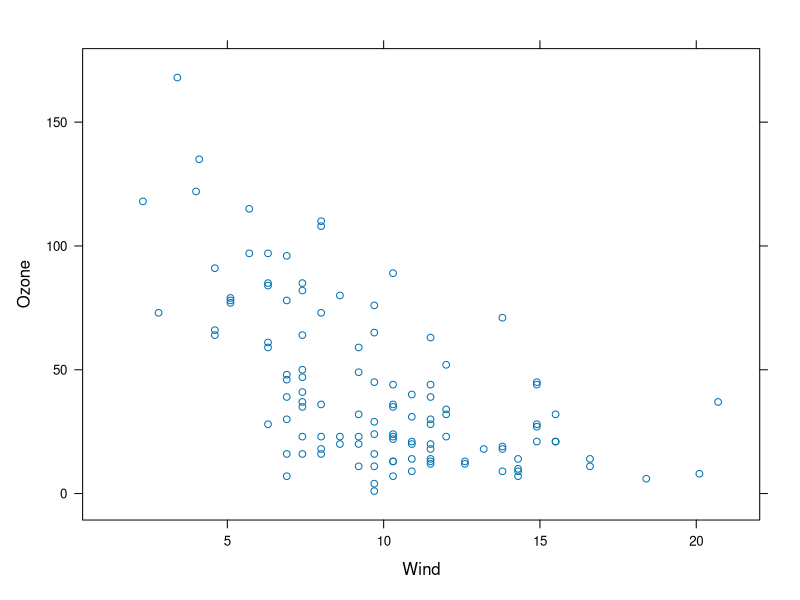
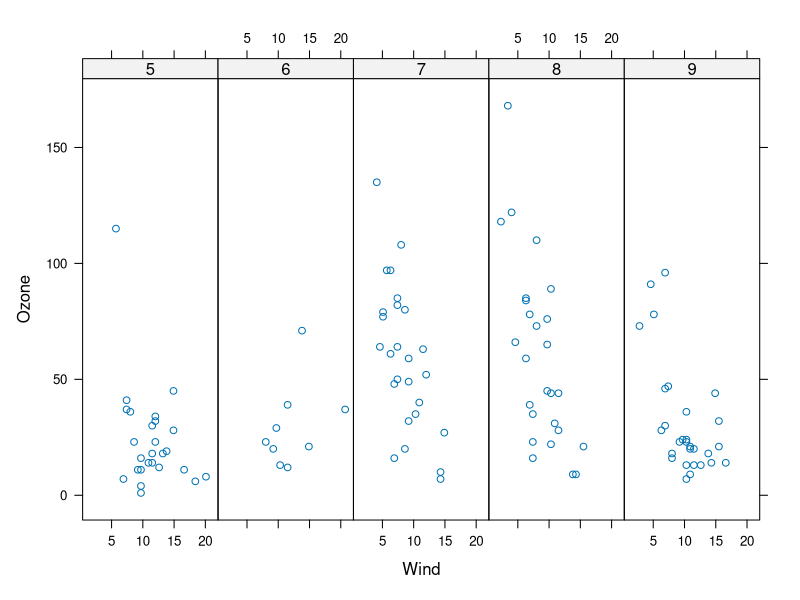
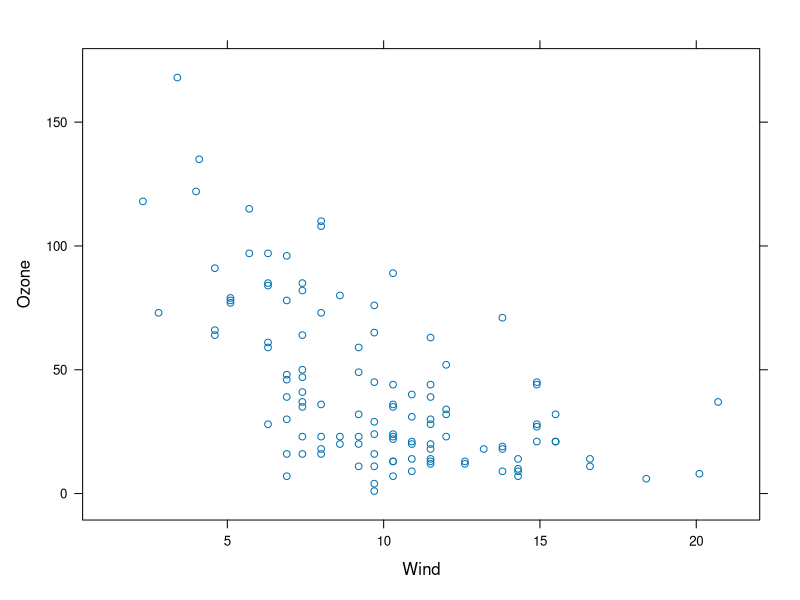
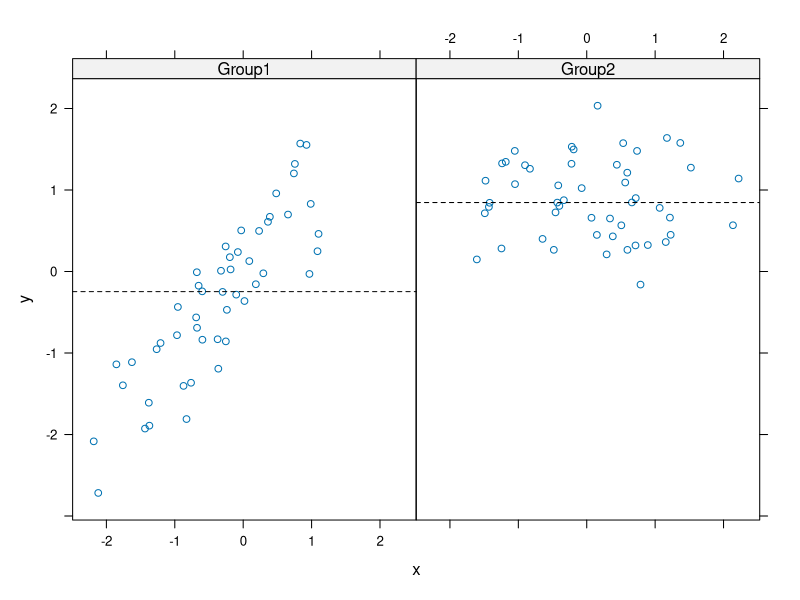
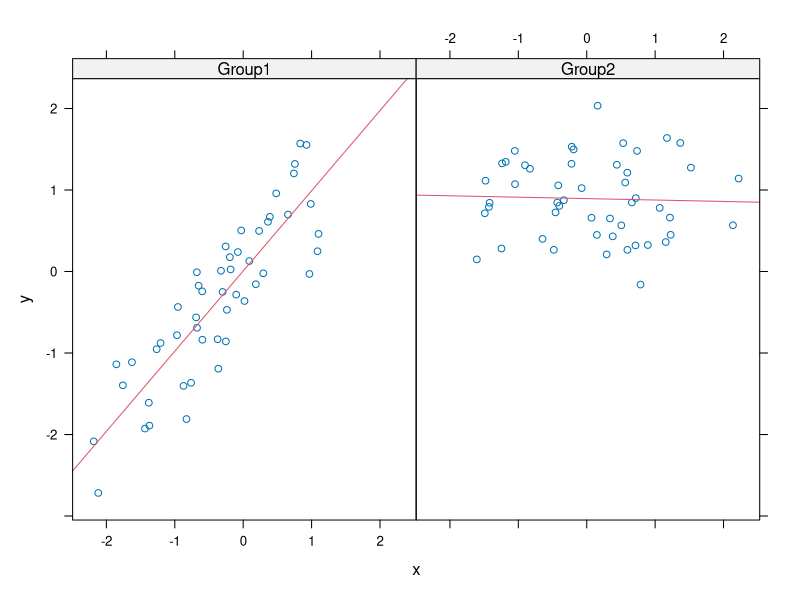
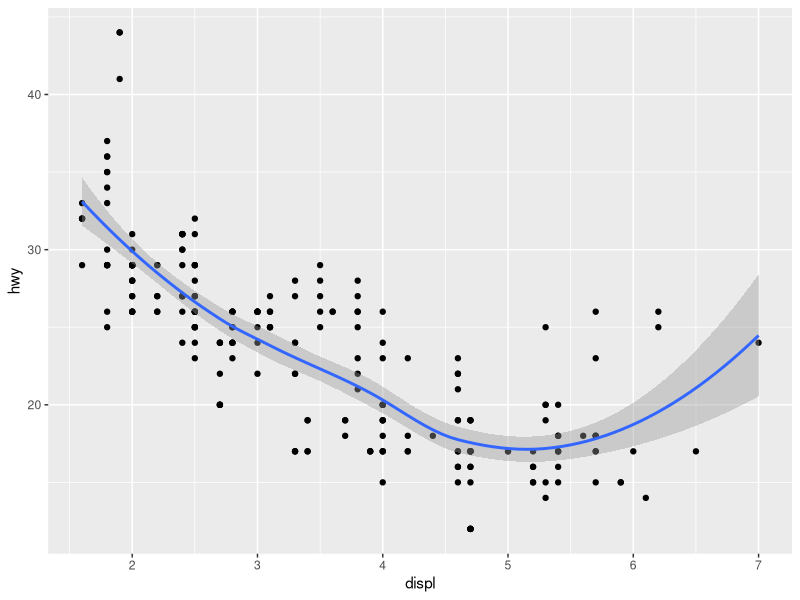
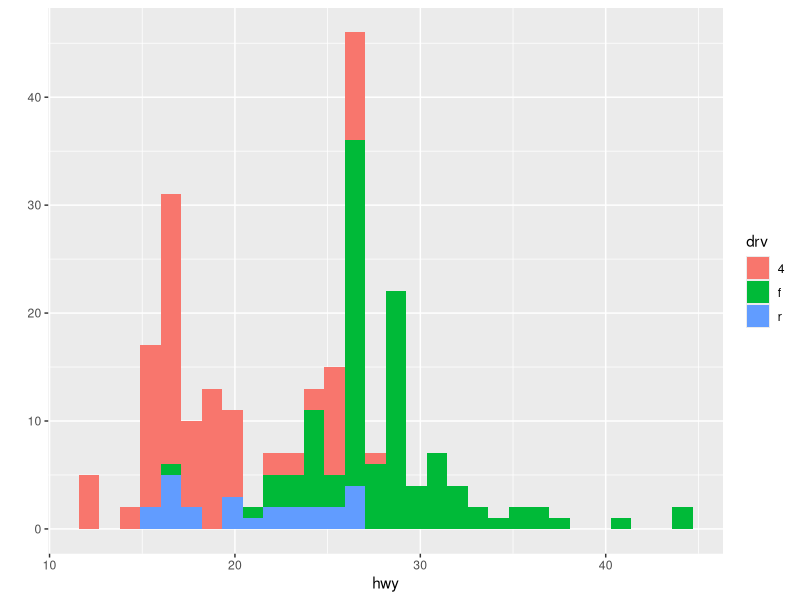
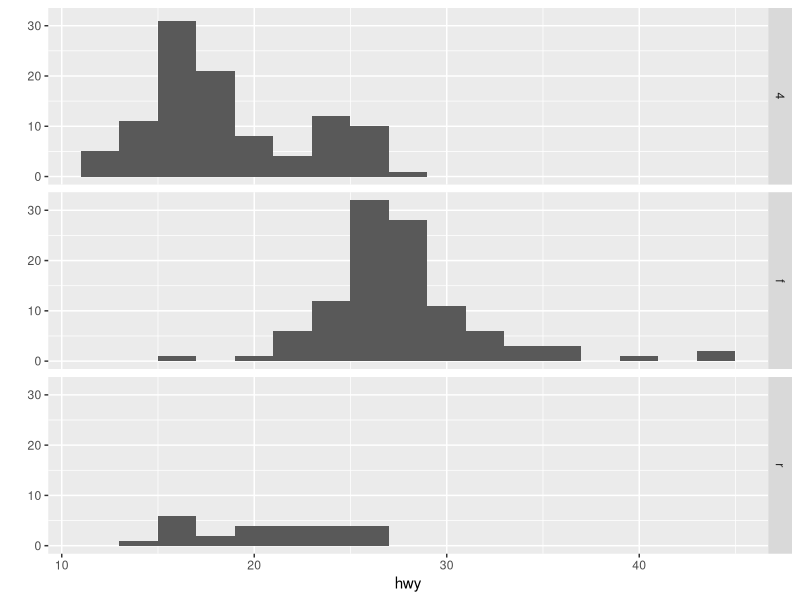

Recreate these plots in R, in order. (Note: this script raises an error after producing the figures.)
#Code for c4w2 Lectures

library(lattice); library(datasets);

 
## Basic lattice plotting---------------------------------
xyplot(Ozone ~ Wind, data=airquality);

## Convert 'Month' to a factor variable
airquality <- transform(airquality, Month = factor(Month));

# Use the conditioning var 'Month'
{
	# makes 5 scatter plots, 1 for each month in the set; months 5-9
	xyplot(Ozone ~ Wind | Month , data=airquality, layout = c(5,1));
	
	# if 'layout' arg is absent, lattice arranges best fit to window
	# following the order:
	# 8 9 
	# 5 6 7
}




## Lattice Functions-------------------------------------

# Create a 'Trellis' class plot object, then print it to a device.
# Many lattice PLOT functions perform both these steps (~ xyplot, bwplot, etc.) 

p <- xyplot(Ozone ~ Wind, data = airquality); ## Storing the plot = Nothing happens!
print(p); ## Plot appears




## Lattice Panel Functions-------------------------------

# Allow you to control/customize what happens in each panel

# Example: Use panel functions to show the median
{
	# 1) Create a 2-panel plot
	{
		set.seed(10); # seed for random number generator
		x <- rnorm(100); # create a normal distribution of 100 elements
		f <- rep(0:1, each=50); # a bimodal list, 50 zeroes and  50 ones
		y <- x + f - f*x + rnorm(100, sd=0.5); # create some fcn y(x)
		f <- factor(f, labels = c("Group1", "Group2")); # Convert f into factor Groups
		
		xyplot(y ~ x | f, layout = c(2,1)); # Plot the groups (G1 ~ linear, G2 ~ random)
	}
	
	# 2) Create a custom panel function to show the median
	showMedian = function(x, y, ...) {
		panel.xyplot(x, y, ...); ## First call the default panel fcn for 'xyplot' 
		panel.abline(h=median(y), lty=2); ## Draw a horizontal line (h) at the median
		# lty and other type args are often ignored by these fcns.
		# They're present to prevent parameter collisions that can happen.
	}
	
	# 3) Plot y(x), assigning our panel function to the 'panel' arg
	xyplot(y ~ x | f, panel=showMedian);
}

# Example: Use panel functions to show a regression line
{
	# Using the existing plot, define a new custom panel fcn
	showRegression <- function(x, y, ...) {
		panel.xyplot(x, y, ...); ## First call default panel function
		panel.lmline(x, y, col = 2); ## Overlay a simple linear regression line (lmline)
	}
	
	# send the function to the 'panel' arg
	xyplot(y ~ x | f, panel=showRegression);
}



## GGPlot qplot()-------------------------------

# qplot() is the basic plotting function (alias?)

# qplot(x, y = NULL, ..., data, facets = NULL, margins = FALSE,
#       geom = "auto", stat = list(NULL), position = list(NULL), xlim = c(NA,
#       NA), ylim = c(NA, NA), log = "", main = NULL, 
#	xlab = deparse(substitute(x)), ylab = deparse(substitute(y)), asp = NA)


# ggplot() is the core plotting function, and is typically used to construct a 
# plot incrementally, using the + operator to add layers to the existing ggplot 
# object. This is advantageous in that the code is explicit about which layers are 
# added and the order in which they are added. For complex graphics with multiple 
# layers, initialization with ggplot is recommended.

# ggplot(data = NULL, ...)

# Scatter plots:
{
	library(ggplot2);
	str(mpg);  # the mpg data set included with ggplot2
	
	# form: qplot(x_vector, y_vector, data = a_df )
	qplot(displ, hwy, data = mpg);
	
	# Now modify the aesthetics by
	qplot(displ, hwy, data = mpg, color = drv);
	
	# A statistic is a summary of the data, one type is a 'smoother' aka 
	# 'low S', or, in R, 'loess'
	# Add a smoother by
	qplot(displ, hwy, data = mpg, color = drv, geom = c("point", "smooth"));
	
	# Keeping the color factors (drv var) on creates 3 separate smoothing functions
	# To smooth the data as 1 series, omit the color binning.
	qplot(displ, hwy, data = mpg, geom = c("point", "smooth"));
	
	# In qplot(), geom="point" is implicit.  When we add the smoothing via the
	# geom arg, we must explicitly include the "point" attribute???
	# The blue line is the smoothing (best fit??) regression.
	# The gray region is the 95% confidence interval
		
}

# Histograms
{
	# Calling qplot with only 1 data series arg defaults to histogram
	# b/c: qplot(x, y = NULL, ...)
	
	# Plot the count of each hwy mpg value, fill the area corresponding to 
	# drv value of each measurement.
	qplot(hwy, data = mpg, fill = drv);	
	
}

# Facets - ggplot version of lattice panels
{
	# Facets (panels) default to a factor variable:
	qplot(displ, hwy, data = mpg, facets = .~drv); # drv has 3 levels
	# The facets args requires 'rows~cols', so '.~drv' shows 1 row & 3 cols;
	# 'drv~.' shows 3 rows & 1 col.
	
	# Try vertical facets with 'drv~.'
	qplot(hwy, data = mpg, facets = drv~., binwidth=2);
	
}


# GG Plot ggplot()-----------------------------

# ggplot takes arguments for 
# - the data frame
# - aesthetic mappings	color, size, etc
# - geoms			points, lines, shapes
# - facets		layouts for conditional plots
# - stats  		transforms like bins, quantiles, smoothing, etc
# - scales  		aesthetic mapping details, ex: male=red, female=blue
# - coordinate system

# Definition:
{
# 	Description: 	
# 	ggplot() initializes a ggplot object. It can be used to declare the 
# 	input data frame for a graphic and to specify the set of plot aesthetics
# 	intended to be common throughout all subsequent layers unless 
# 	specifically overridden.
# 	
# 	Usage: 	
# 	ggplot(data = NULL, ...)
# 	
# 	
# 	Arguments:
# 		data	default data set
# 		...	other arguments passed to specific methods
# 	
# 	Details: 	
# 	ggplot() is typically used to construct a plot incrementally, using 
# 	the + operator to add layers to the existing ggplot object. This is 
# 	advantageous in that the code is explicit about which layers are added 
# 	and the order in which they are added. For complex graphics with 
# 	multiple layers, initialization with ggplot is recommended.
# 	
# 	There are three common ways to invoke ggplot:
# 		ggplot(df, aes(x, y, <other aesthetics>))
# 		ggplot(df)
# 		ggplot()
	
}

# Usage:
{
	# Build up plot in layers
	
	# Saving a plot object to a var lets you call summary() on the plot:
	g <- ggplot(datafile, aes(xdata,ydata) );
	summary(g);
	# data: ...
	# mapping: x = xdata, y = ydata
	# faceting: facet_null() ## no facets yet
		
	print(g); # throws error; no layers yet!
	
	# Explicitly save the ggplot object 2/ pont layer, then print it
	p <- g + geom_point(); 
	print(p);
	
	# Auto-print w/o saving
	g + geom_point();
	
	# Then build more layers with '+'
	# Order of terms doesn't matter
	g + geom_point() + geom_smooth(); # ends of line get wide, b/c few points = low confidence = high variance
	g + geom_point() + geom_smooth(method = 'lm');
	
	# Add facets:
	g + geom_point() + facet(. ~ bmicat) + geom_smooth(method = 'lm');
	
	# Annotation:
	# use xlab(), ylab(), labs(), ggtitle
	# These can take the expression() fcn for math typesetting
	
	# For global things, use theme()
	# Defaults are theme_gray() and theme_bw();
	
	# Modifying Aesthetics:
	g + geom_point(color = "blue", size = 4, alpha = 1/2);
	# or
	g + geom_point(aes(color = factorVar), size = 4, alpha = 1/2);
	
	# Modifying a smoother:
	g + geom_point() + geom_smooth(size = 4, linetype = 3, method = "lm", se = FALSE);
	
	# Modifying Theme:
	g + geom_point() + theme_bw(base_family = "Times");
	
	# Modifying Axis Limits:
	g + geom_line() + coord_cartesian(xlim = c(-5,5),  ylim = c(-3,3));
	
	# To cut a series of non-factor data into domains or ranges, use cut():
	## Calculate deciles of the data
	cutpoints <- quantile(df$cutVar, seq(0,1, length=4), na.rm=TRUE);
	## Cut data at quartiles to create new factor variable
	df$varByDec <- cut(df$cutVar, cutpoints);
	## There is now a factor you can view by 'levels()'
	levels(df$varByDec);
	
}













